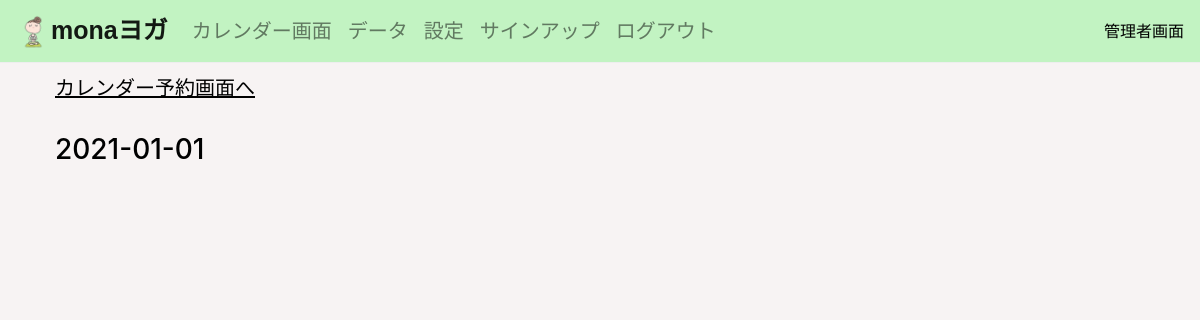
Before: /book_admin/0/detail/2021-01-01/ (signed in) with the older database file.
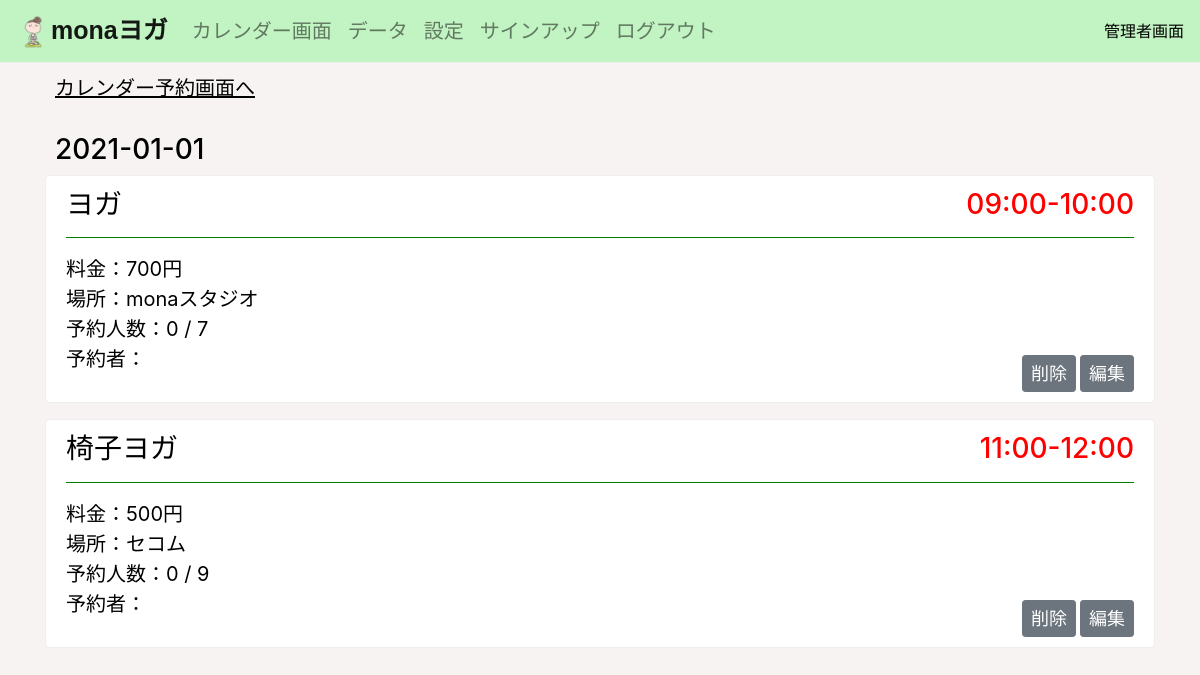
After: the same page with the newer database file.
### yogaapp/models.py (models this page shows, shortened)
class PlanModel(models.Model):
    date = models.DateField('日付', null=True)
    month = models.CharField('年月', max_length=10, default=0)
    plan = models.CharField('プラン', max_length=100, default=0)
    number_of_people = models.IntegerField('プランの予約人数', null=True, blank=True, default=0)
    booked_people = models.TextField('プランの予約者', default='', null=True, blank=True)
    booked_people_name = models.TextField('プランの予約者の名前', default='', null=True, blank=True)
    time = models.CharField('時間', max_length=50, default='10～11')
    location = models.CharField('場所', max_length=50, default='スタジオ')
    max_book = models.IntegerField('最大予約人数', default=7)
    plan_num = models.IntegerField('モデルナンバー', default=1)

class SettingPlanModel(models.Model):
    name = models.CharField('プラン名', max_length=30)
    price = models.IntegerField('料金', default=500)
    location = models.CharField('場所', max_length=50)
    max_book = models.IntegerField('最大予約人数', default=7)
    memo = models.TextField('メモ', null=True, blank=True)
    image = models.ImageField('画像', null=True, blank=True)
    plan_num = models.IntegerField('モデルナンバー', default=1)

### yogaapp/views.py (the view)
# urls.py: path('book_admin/<month>/detail/<date>/', detail_admin_func, name='detail'),
@login_required
def detail_admin_func(request, month, date):
    object_list = list(PlanModel.objects.filter(date=date))
    plan_model_list = list(SettingPlanModel.objects.filter(plan_num=item.plan_num)[0] for item in object_list)
    username = request.user.get_username()
    booked_people_name_list = []
    for item in object_list:
        booked_people_name_str = item.booked_people_name
        booked_people_name_str2 = ""
        for booked_people_name in booked_people_name_str.split():
            booked_people_name_str2 += '　' + booked_people_name + ','
        booked_people_name_str2 = booked_people_name_str2[1:-1] #無駄な文字の削除
        booked_people_name_list.append(booked_people_name_str2)
    time_list = [item.time for item in object_list]
    try:
        object_plan_name_list = sorted(zip(time_list, object_list, plan_model_list, booked_people_name_list))
        error = ''
    except:
        object_plan_name_list = zip(time_list, object_list, plan_model_list, booked_people_name_list)
        error = '時間が重複しています．'
    context = {
        'month_num': month,
        'date': date,
        'object_plan_name_list': object_plan_name_list,
        'error': error,
    }
    return render(request, 'detail_admin.html', context)

### templates/detail_admin.html (shortened to what this page needs)
{% extends 'base.html' %}
{% load static %}
{% block customcss %}
<link rel="stylesheet" type="text/css" href="{% static 'detail_admin.css' %}">
{% endblock customcss %}
{% block header %}
{% include 'header_admin.html' %}
{% endblock header %}
{% block content %}
<div class="container">
    <a id="title" class="move" href="{% url 'book_admin' month_num %}">カレンダー予約画面へ</a>
    <h3 class="date">{{ date }}</h3>
    {% for time, item, plan, name in object_plan_name_list %}
    {% if item.plan != '0' %}
    <div class="alert alert-warning" role="alert">
        <h3 class="plan_name">
            {{ item.plan }}<span class="time" style="color: red; float: right;">{{ item.time }}</span>
        </h3>
        <hr style="border-color: green;">
        <p>
            料金：{{ plan.price }}円<br>
            場所：{{ item.location }}<br>
            予約人数：{{ item.number_of_people }} / {{ item.max_book }}<br>
            予約者：{{ name }}
        </p>
        <div class="bottom">
            {% if name == '' %}
            <a href="{% url 'plan_delete' month_num item.date item.pk %}" class="btn btn-secondary btn-sm">削除</a>
            {% endif %}
            <a href="{% url 'plan_update' month_num item.date item.pk %}" class="btn btn-secondary btn-sm">編集</a>
        </div>
    </div>
    {% endif %}
    {% endfor %}
</div>
{% endblock content %}

### templates/base.html (shortened to what this page needs)
{% load static %}
<!doctype html>
<html lang="en">
<head>
  <link rel="stylesheet" type="text/css" href="{% static 'bootstrap.css' %}">
  <link rel="stylesheet" type="text/css" href="{% static 'base.css' %}">
  {% block customcss %}
  {% endblock customcss %}
</head>
<body>
  {% block header %}
  {% endblock header %}
  {% block content %}
  {% endblock content %}
  <br><br><br><br><br>
</body>
</html>

### templates/header_admin.html (shortened to what this page needs)
{% load static %}
<link rel="stylesheet" type="text/css" href="{% static 'header.css' %}">
<nav class="navbar navbar-expand-md navbar-light sticky-top" style="background-color: rgb(194, 243, 194); border-bottom: 1px solid #eee;">
    <a class="navbar-brand"><img src="{% static 'logo.png' %}" width="35" height="35">monaヨガ</a>
    <div class="collapse navbar-collapse" id="navbarNav">
        <ul class="navbar-nav">
            <li class="nav-item">
                <a class="nav-link" href="{% url 'book_admin' '0' %}">カレンダー画面</a>
            </li>
            <li class="nav-item">
                <a class="nav-link" href="{% url 'users' %}">データ</a>
            </li>
            <li class="nav-item">
                <a class="nav-link" href="{% url 'setting_plan' %}">設定</a>
            </li>
            <li class="nav-item">
                <a class="nav-link" href="{% url 'signup_admin' %}">サインアップ</a>
            </li>
            <li class="nav-item">
                <a class="nav-link" href="{% url 'logout' %}">ログアウト</a>
            </li>
        </ul>
    </div>
    <span style="color: #000;" class="hidden_admin">管理者画面</span>
</nav>

### static/base.css (style rules this page uses)
body { background-color: rgb(247, 243, 243); color: #000; }
.container { margin-top: 10px; }
p, a { font-size: 20px; color: #000; }
.btn { font-size: 18px; }
.alert { border: 1px solid #eee; background-color: #fff; color: #000; }
.move { color: #000; display: block; margin-left: 10px; margin-bottom: 30px; text-decoration: underline; }

### static/detail_admin.css (style rules this page uses)
.date { margin-left: 10px; }
.bottom { position: absolute; bottom: 0; right: 0; font-size: 14px; padding-right: 20px; margin-left: 2px; margin-bottom: 10px; }

### static/header.css (style rules this page uses)
.navbar-brand { padding: 0; font-size: 25px; font-weight: bold; font-family: Arial, Helvetica, sans-serif; }

Changed rows visible on the page:
added PlanModel: plan "ヨガ", time "09:00-10:00", price "700", location "monaスタジオ", number_of_people "0", max_book "7"
added PlanModel: plan "椅子ヨガ", time "11:00-12:00", price "500", location "セコム", number_of_people "0", max_book "9"
